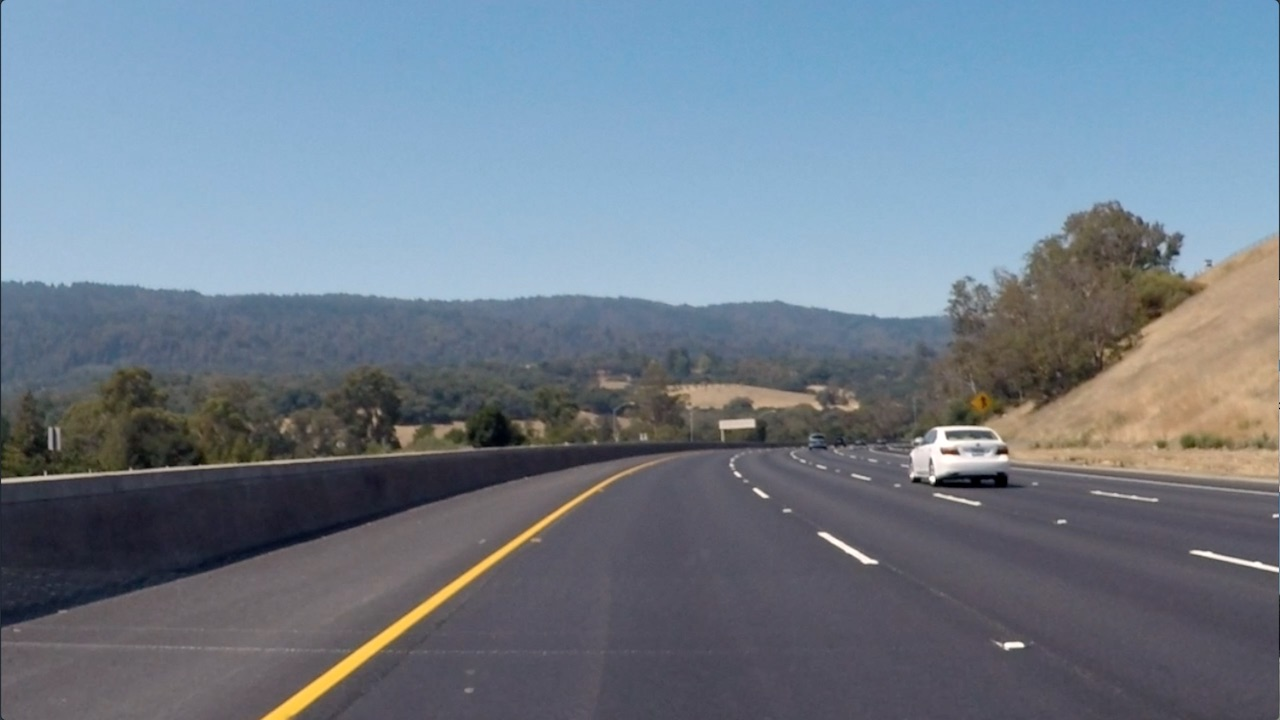
#> input picture Core/Lesson5/images/curved_lane.jpg, 1280 x 720 px
$ jupyter execute SobelFilter.ipynb
#> lines starting #> are read from the running program, lines starting #| are printed output that depends on the picture; after the words box and inside, x2 and y2 are one past the last pixel; in counts of white or black regions, pixels touching at a corner belong together
[cell 1]
import cv2
import numpy as np
import matplotlib.pyplot as plt

[cell 2]
image = cv2.imread('images/curved_lane.jpg').copy()
#> image is the input picture: shape (720, 1280, 3); mean B, G, R 138.7, 125, 112.1
image = cv2.cvtColor(image, cv2.COLOR_BGR2RGB)

plt.imshow(image)

### Convert to grayscale

[cell 3]
gray = cv2.cvtColor(image, cv2.COLOR_RGB2GRAY)
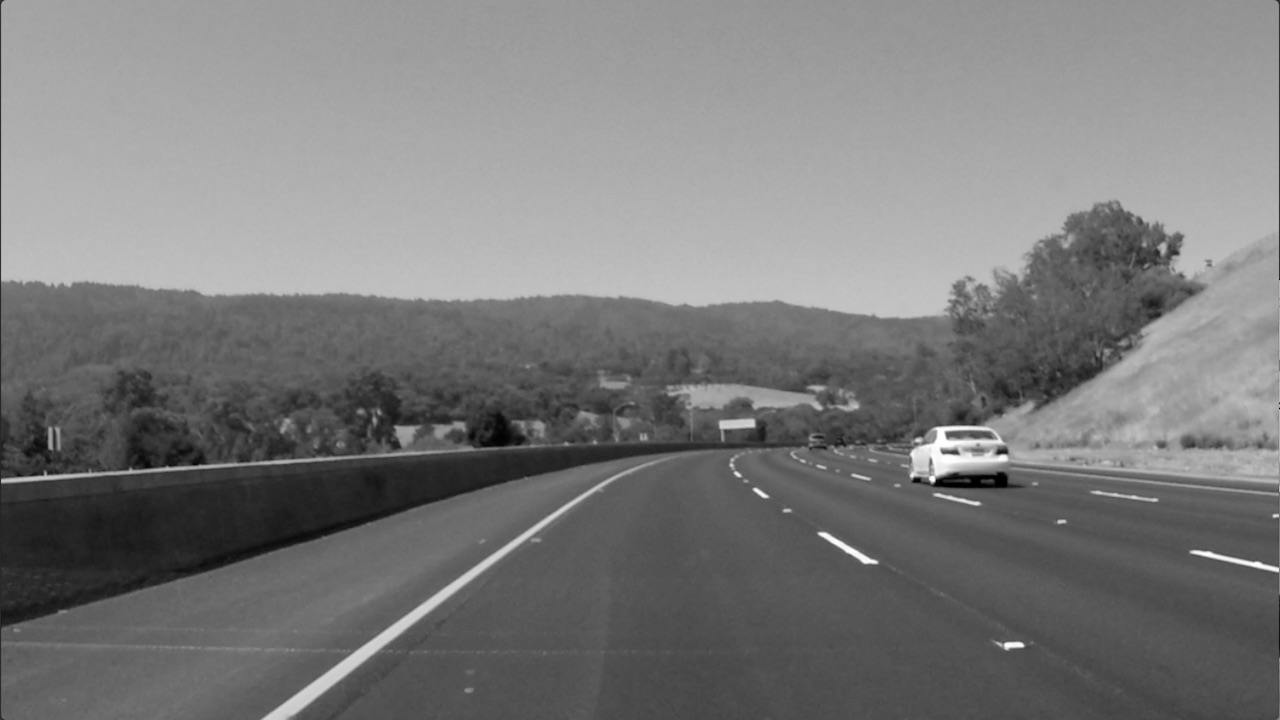
#> gray: shape (720, 1280); min 0, max 255, mean 122.7

plt.imshow(gray, cmap='gray')

### Create custom kernel

[cell 4]
# Sobel filter - detects intensity changes in x or y direction
# 3x3 array for edge detection
sobel_x = np.array([[-1, 0, 1],
                    [-2, 0, 2],
                    [-1, 0, 1]])

gaussian_blur = np.array([[1/16, 2/16, 1/16],
                          [2/16, 4/16, 2/16],
                          [1/16, 2/16, 1/16]])

# Perform convolution with inputs (image, bit-depth, kernel)
# -1 means output will have the same as input
blurred = cv2.filter2D(gray, -1, gaussian_blur)
filtered = cv2.filter2D(blurred, -1, sobel_x)
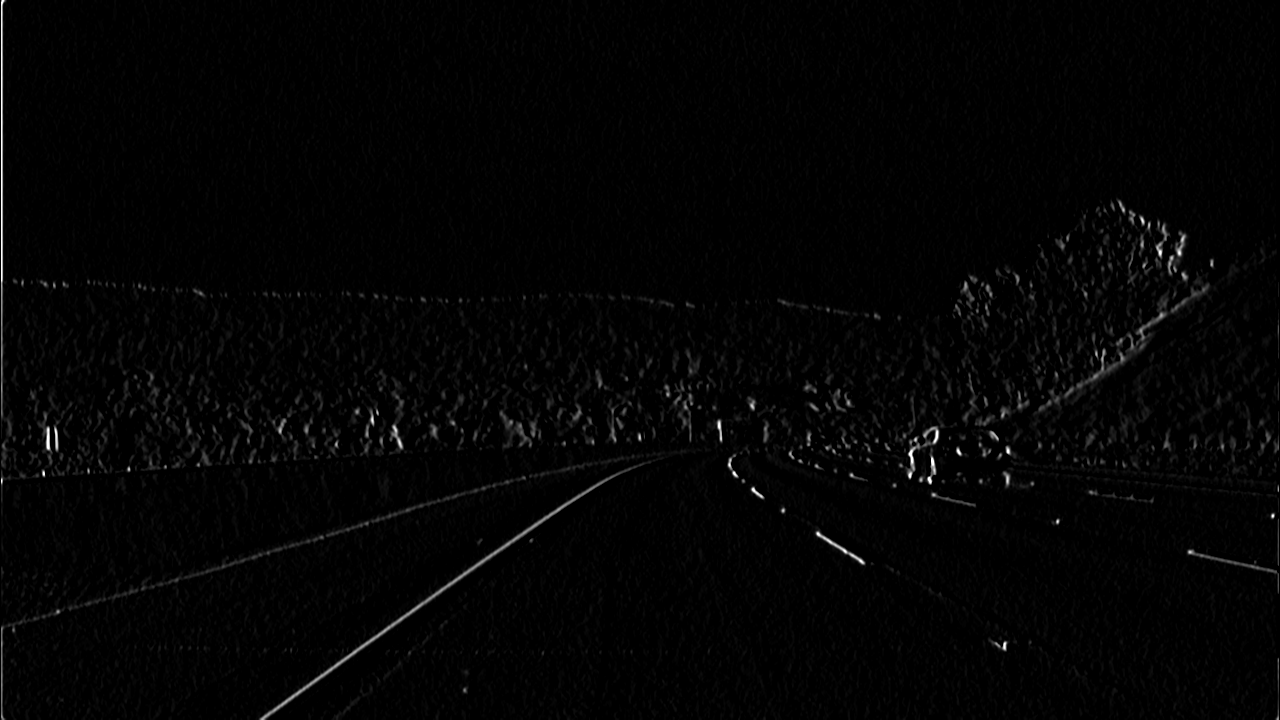
#> filtered: shape (720, 1280); min 0, max 255, mean 3.7

# Show the edge detection
_, (ax1, ax2) = plt.subplots(2, 1, figsize=(20, 10))
ax1.imshow(blurred, cmap='gray')
ax2.imshow(filtered, cmap='gray')
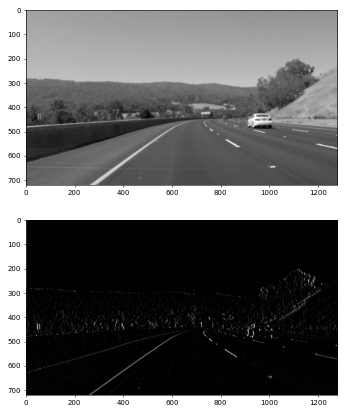
#> figure drawn by matplotlib, 2 panels

### Create binary image

[cell 5]
# Sets all pixel values above 100 to 255, using a binary threshold
retval, binary_img = cv2.threshold(filtered, 100, 255, cv2.THRESH_BINARY)
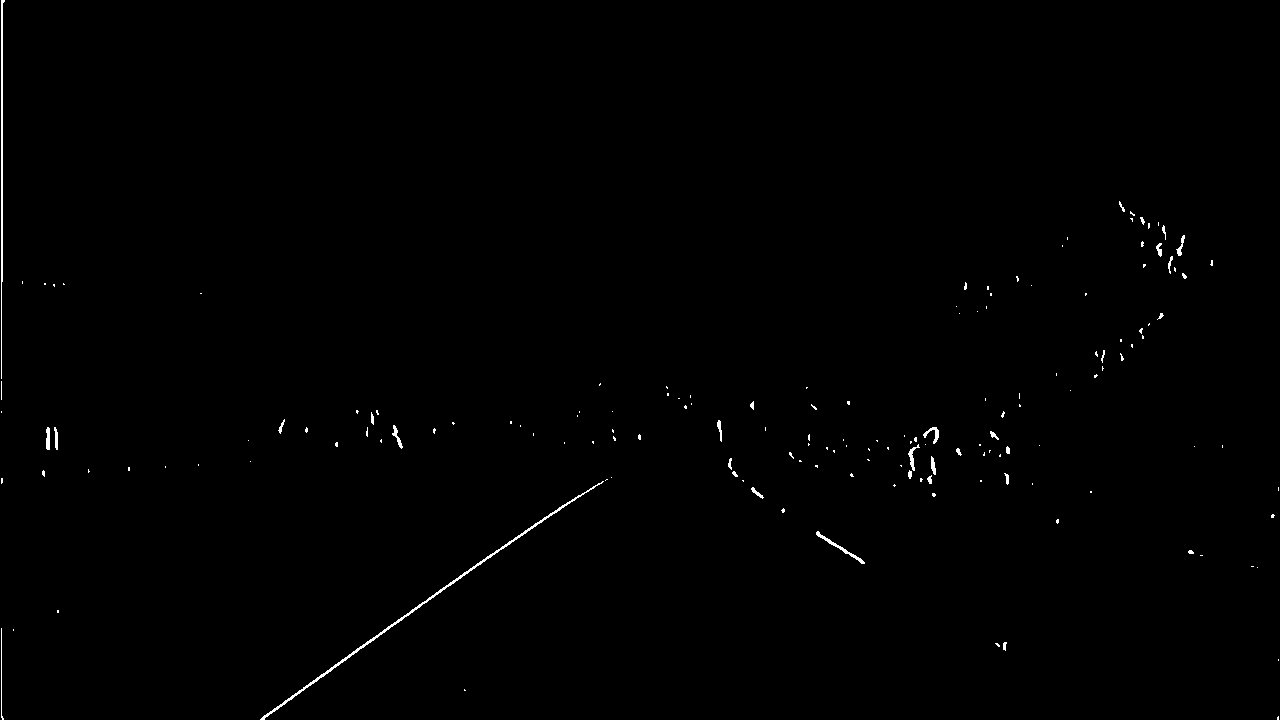
#> binary_img: shape (720, 1280); 0.44% white in thin lines or dots

plt.imshow(binary_img, cmap='gray')
